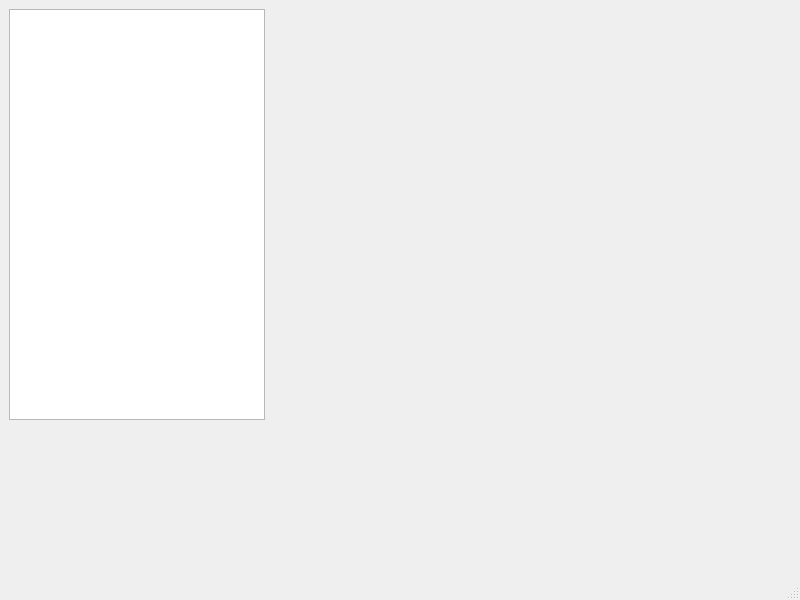
<?xml version="1.0" encoding="UTF-8"?>
<ui version="4.0">
 <class>GMainWindow</class>
 <widget class="QMainWindow" name="GMainWindow">
  <property name="geometry">
   <rect>
    <x>0</x>
    <y>0</y>
    <width>800</width>
    <height>600</height>
   </rect>
  </property>
  <property name="windowTitle">
   <string>MainWindow</string>
  </property>
  <widget class="QWidget" name="centralwidget">
   <widget class="QListView" name="projectListView">
    <property name="geometry">
     <rect>
      <x>9</x>
      <y>9</y>
      <width>256</width>
      <height>411</height>
     </rect>
    </property>
   </widget>
  </widget>
  <widget class="QMenuBar" name="menubar">
   <property name="geometry">
    <rect>
     <x>0</x>
     <y>0</y>
     <width>800</width>
     <height>25</height>
    </rect>
   </property>
  </widget>
  <widget class="QStatusBar" name="statusbar"/>
 </widget>
 <resources/>
 <connections/>
</ui>
